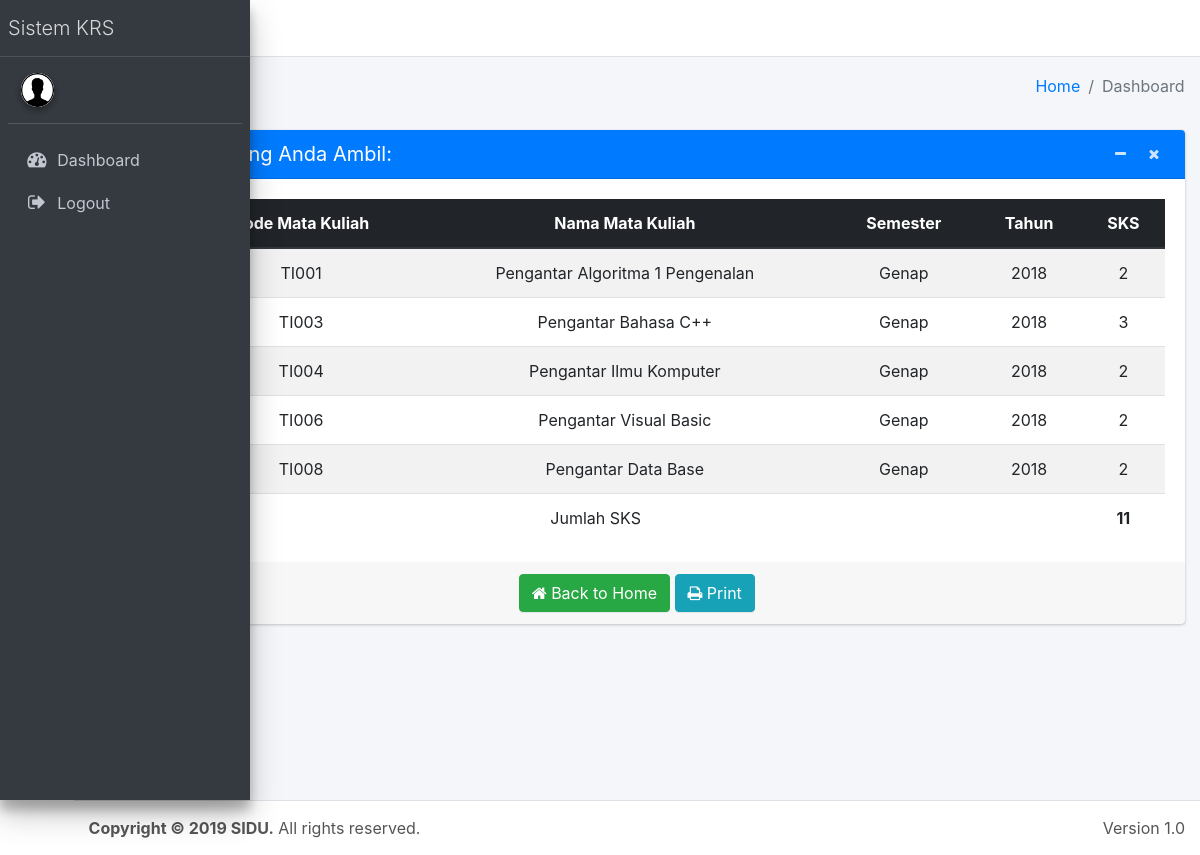
The app's page /dashboard/hasil.php?npm=30101101 with its own data.
### tables this page shows
CREATE TABLE IF NOT EXISTS `krs` (
  `nomor` int(4) NOT NULL,
  `npm` varchar(15) NOT NULL,
  `kodekuliah` varchar(10) NOT NULL,
  `semester` varchar(15) NOT NULL,
  `tahun` int(5) NOT NULL
);

CREATE TABLE IF NOT EXISTS `matakuliah` (
  `id_matkul` int(3) NOT NULL,
  `kode_matkul` varchar(10) NOT NULL,
  `nama_matkul` varchar(50) NOT NULL,
  `sks` int(2) NOT NULL
);

### dashboard/hasil.php (the view, shortened to what this page needs)
<?php
include("../config.php");
include("partial/header.php");
$nama_bulan = array('Januari', 'Februari', 'Maret', 'April', 'Mei', 'Juni', 'Juli', 'Agustus', 'September', 'Oktober', 'November', 'Desember');
$bulan = date('n') - 1;
$bulan_ini = $nama_bulan[$bulan];
$data_arr = array(0 => array("semester" => 0, "month" => "Agustus September Oktober November Desember"),
1 => array("semester" => 1, "month" => "Januari Februari Maret April Mei Juni Juli")
);
for ($i=0; $i<count($data_arr); $i++) {
    if ($bulan_ini == $data_arr[$i]['month']){
        $bulan_ini = 'Ganjil';
    }
    else {
        $bulan_ini = 'Genap';
    }
}
$semester = $bulan_ini;
$tahun = date('Y',strtotime(date("Y", mktime()) . " - 365 day"));
$npm = $_GET['npm'];
$query = mysqli_query($conn, "SELECT a.npm, a.kodekuliah, b.nama_matkul, a.semester, a.tahun, b.sks FROM krs a JOIN matakuliah b ON a.kodekuliah = b.kode_matkul WHERE a.npm = '$npm' AND a.semester = '$semester' AND a.tahun = '$tahun'");
?>
  <div class="content-wrapper">
    <div class="content-header">
      <div class="container-fluid">
        <div class="row mb-2">
          <div class="col-sm-6">
            <h1 class="m-0 text-dark">Dashboard</h1>
          </div>
          <div class="col-sm-6">
            <ol class="breadcrumb float-sm-right">
              <li class="breadcrumb-item"><a href="#">Home</a></li>
              <li class="breadcrumb-item active">Dashboard</li>
            </ol>
          </div>
        </div>
      </div>
    </div>
    <section class="content">
      <div class="container-fluid">
        <div class="row">
          <div class="col-md-12">
            <div class="card">
              <div class="card-header bg-primary">
                <h5 class="card-title">Berikut KRS yang Anda Ambil:</h5>
                <div class="card-tools">
                  <button type="button" class="btn btn-tool" data-widget="collapse">
                    <i class="fa fa-minus"></i>
                  </button>
                  <button type="button" class="btn btn-tool" data-widget="remove">
                    <i class="fa fa-times"></i>
                  </button>
                </div>
              </div>
              <form action="process/npmsubmit.php" method="POST">
                <div class="card-body">
                    <table class="table table-striped">
                        <thead class='thead-dark text-center'>
                            <tr>
                                <th>No.</th>
                                <th>Kode Mata Kuliah</th>
                                <th>Nama Mata Kuliah</th>
                                <th>Semester</th>
                                <th>Tahun</th>
                                <th>SKS</th>
                            </tr>
                        </thead>
                        <tbody class="text-center">
                            <?php $no=1; $number = 0; while($res=mysqli_fetch_array($query)){ ?>
                            <tr>
                                <td><?php echo $no++; ?></td>
                                <td><?php echo $res['kodekuliah']; ?></td>
                                <td><?php echo $res['nama_matkul']; ?></td>
                                <td><?php echo $res['semester']; ?></td>
                                <td><?php echo $res['tahun']; ?></td>
                                <td><?php echo $res['sks']; ?></td>
                                <?php $number += $res['sks']; ?>
                            </tr>
                            <?php } ?>
                            <tr>
                              <td colspan="5">Jumlah SKS</td>
                              <td><b><?php echo $number; ?></b></td>
                            </tr>
                        </tbody>
                      </table>
                </div>
                <div class="card-footer">
                  <div class="text-center">
                    <a href="index.php" class="btn btn-success"><i class="fa fa-home"></i> Back to Home</a>
                    <button type="button" class="btn btn-info" onclick="window.print();"><i class="fa fa-print"></i> Print</button>
                  </div>
                </div>
              </form>
            </div>
          </div>
        </div>
      </div>
    </section>
  </div>
  <?php include("partial/footer.php");?>
</div>
</body>
</html>

### records on screen
krs: kodekuliah "TI001", matakuliah.nama_matkul "Pengantar Algoritma 1 Pengenalan", semester "Genap", tahun "2018", matakuliah.sks "2"
krs: kodekuliah "TI003", matakuliah.nama_matkul "Pengantar Bahasa C++", semester "Genap", tahun "2018", matakuliah.sks "3"
krs: kodekuliah "TI004", matakuliah.nama_matkul "Pengantar Ilmu Komputer", semester "Genap", tahun "2018", matakuliah.sks "2"
krs: kodekuliah "TI006", matakuliah.nama_matkul "Pengantar Visual Basic", semester "Genap", tahun "2018", matakuliah.sks "2"
krs: kodekuliah "TI008", matakuliah.nama_matkul "Pengantar Data Base", semester "Genap", tahun "2018", matakuliah.sks "2"

### other values on screen
$number "11"
